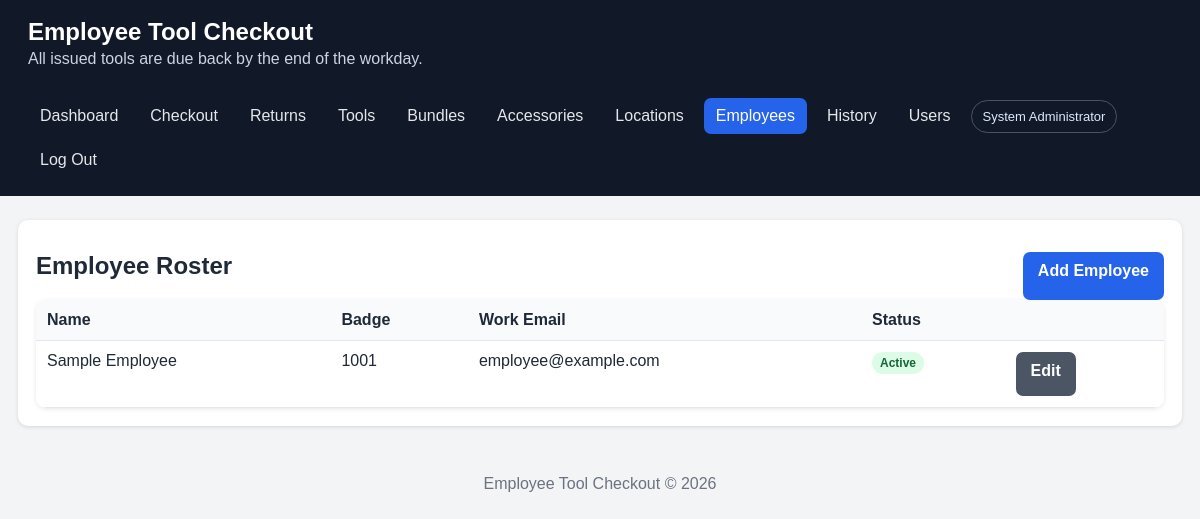
The page /employees.php (signed in) on the database its author committed.
### tables this page shows
CREATE TABLE IF NOT EXISTS employees (
    id INT UNSIGNED AUTO_INCREMENT PRIMARY KEY,
    name VARCHAR(150) NOT NULL,
    work_email VARCHAR(190) NOT NULL,
    badge_number VARCHAR(80) NULL,
    active TINYINT(1) NOT NULL DEFAULT 1,
    created_at DATETIME NOT NULL DEFAULT CURRENT_TIMESTAMP,
    UNIQUE KEY uq_employee_email (work_email), UNIQUE KEY uq_employee_badge (badge_number)
);

### config.php (called while the page is built, shortened)
<?php
function db(): PDO
{
    $dsn = 'mysql:host=' . DB_HOST . ';dbname=' . DB_NAME . ';charset=utf8mb4';
    $pdo = new PDO($dsn, DB_USER, DB_PASS, [
        PDO::ATTR_ERRMODE => PDO::ERRMODE_EXCEPTION,
        PDO::ATTR_DEFAULT_FETCH_MODE => PDO::FETCH_ASSOC,
        PDO::ATTR_EMULATE_PREPARES => false,
    ]);
    return $pdo;
}

### includes/functions.php (called while the page is built, shortened)
<?php
function e(?string $value): string
{
    return htmlspecialchars($value ?? '', ENT_QUOTES, 'UTF-8');
}

### employees.php (the view)
<?php require __DIR__ . '/includes/header.php'; $rows=db()->query('SELECT * FROM employees ORDER BY active DESC,name')->fetchAll(); ?>
<div class="card"><div class="actions" style="justify-content:space-between"><h2>Employee Roster</h2><a class="button" href="employee_form.php">Add Employee</a></div>
<div class="table-wrap"><table><thead><tr><th>Name</th><th>Badge</th><th>Work Email</th><th>Status</th><th></th></tr></thead><tbody>
<?php foreach($rows as $r): ?><tr><td><?= e($r['name']) ?></td><td><?= e($r['badge_number'] ?: '—') ?></td><td><?= e($r['work_email']) ?></td><td><span class="badge <?= $r['active']?'available':'maintenance' ?>"><?= $r['active']?'Active':'Inactive' ?></span></td><td><a class="button secondary" href="employee_form.php?id=<?= (int)$r['id'] ?>">Edit</a></td></tr><?php endforeach; ?>
</tbody></table></div></div><?php require __DIR__ . '/includes/footer.php'; ?>

### assets/style.css (style rules this page uses)
:root { font-family: Arial, sans-serif; color: #1f2937; background: #f3f4f6; }
* { box-sizing: border-box; }
body { margin: 0; }
.card { background: white; border-radius: 10px; padding: 18px; box-shadow: 0 1px 4px rgba(0,0,0,.12); }
.card h2, .card h3 { margin-top: 0; }
button, .button { display: inline-block; background: #2563eb; color: white; border: 0; border-radius: 7px; padding: 10px 15px; cursor: pointer; text-decoration: none; font-weight: 700; }
.button.secondary { background: #4b5563; }
.actions { display: flex; gap: 8px; flex-wrap: wrap; margin-top: 14px; }
table { width: 100%; border-collapse: collapse; background: white; }
th, td { padding: 11px; border-bottom: 1px solid #e5e7eb; text-align: left; vertical-align: top; }
th { background: #f8fafc; }
.table-wrap { overflow-x: auto; border-radius: 10px; box-shadow: 0 1px 4px rgba(0,0,0,.1); }
.badge { display: inline-block; padding: 4px 8px; border-radius: 999px; font-size: 12px; font-weight: 700; background: #e5e7eb; }
.badge.available, .badge.returned { background: #dcfce7; color: #166534; }
body { padding-bottom: env(safe-area-inset-bottom); }
button, .button, input, select, textarea { min-height: 44px; }

### rows shown on the page
employees: name "Sample Employee", badge_number "1001", work_email "employee@example.com", active "Active"

### other values the page prints
APP_NAME "Employee Tool Checkout"
current_user()['full_name'] "System Administrator"
